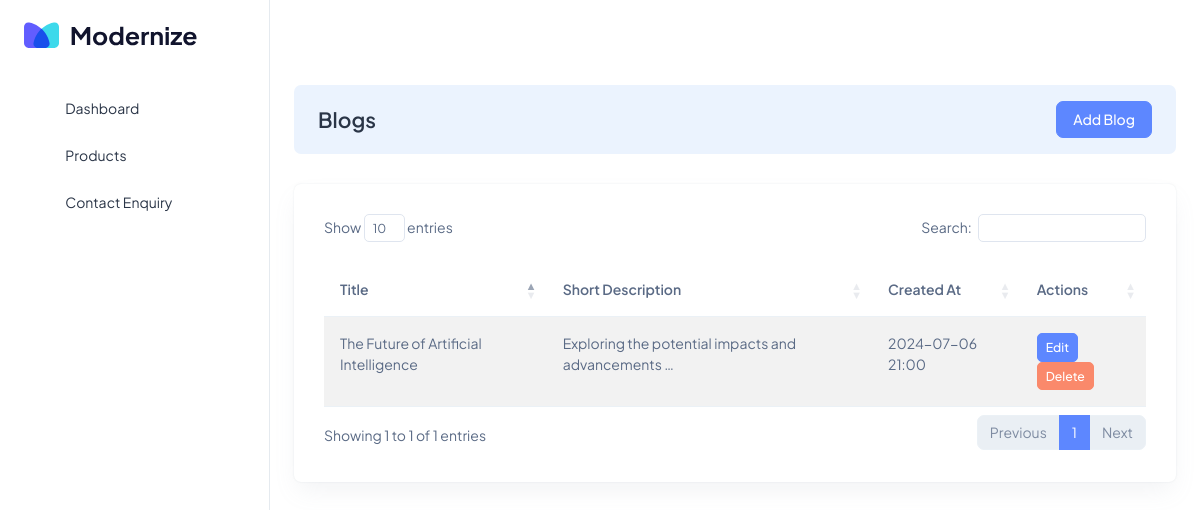
The page /cmo/blogs/ on the database its author committed.
### main/models.py (models this page shows, shortened)
class Blog(models.Model):
    title = models.CharField(max_length=555)
    image = models.ImageField(upload_to='blogs', null=True , blank=True)
    short_description = models.TextField(null=True)
    description = models.TextField(null=True)
    meta_title = models.CharField(max_length=555, null=True)
    meta_description = models.CharField(max_length=555, null=True)
    meta_keywords = models.CharField(max_length=555, null=True)
    slug = models.SlugField(max_length=255, unique=True)
    created_at = models.DateTimeField(auto_now_add=True)

### dashboard/views.py (the view)
# urls.py: path('blogs/', blog_list, name='blog_list'),
def blog_list(request):
    blogs = Blog.objects.all().order_by('-created_at')
    return render(request, 'blog/blog_list.html', {'blogs': blogs})

### main/context_processors.py (called while the page is built)
def navbar_products(request):
    return {'products': Product.objects.all().order_by('sort_order')}

### dashboard/templates/blog/blog_list.html (shortened to what this page needs)
{% extends 'layout/base.html' %}
{% load static %}
{% block styles %}
<link
  rel="stylesheet"
  href="{% static 'libs/Datatables/demos.adminmart.com_premium_bootstrap_modernize-bootstrap_package_dist_libs_datatables.net-bs5_css_dataTables.bootstrap5.min.css' %}"
/>
<link
  rel="stylesheet"
  href="{% static 'libs/SweetAlert2/sweetalert2.css' %}"
/>
<link rel="stylesheet" href="{% static 'libs/datatables-bs4/css/dataTables.bootstrap4.min.css' %}">
<link rel="stylesheet" href="{% static 'libs/datatables-responsive/css/responsive.bootstrap4.min.css' %}">
<link rel="stylesheet" href="{% static 'libs/datatables-buttons/css/buttons.bootstrap4.min.css' %}">
{% endblock %}
{% block content %}
<div class="card bg-light-info shadow-none position-relative overflow-hidden">
  <div class="card-body px-4 py-3">
    <div class="row align-items-center">
      <div class="col-9">
        <h4 class="fw-semibold mb-0">Blogs</h4>
      </div>
      <div class="col-3">
        <a href="{% url 'dashboard:blog_add' %}" class="btn btn-primary float-end">Add Blog</a>
      </div>
    </div>
  </div>
</div>
<section>
  <div class="row">
    <div class="col-12">
      <div class="card">
        <div class="card-body">
          <table id="blogTable" class="table table-striped">
            <thead>
              <tr>
                <th>Title</th>
                <th>Short Description</th>
                <th>Created At</th>
                <th>Actions</th>
              </tr>
            </thead>
            <tbody>
              {% for blog in blogs %}
              <tr>
                <td>{{ blog.title }}</td>
                <td>{{ blog.short_description|truncatechars:50 }}</td>
                <td>{{ blog.created_at|date:"Y-m-d H:i" }}</td>
                <td>
                  <a href="{% url 'dashboard:blog_edit' blog.id %}" class="btn btn-sm btn-primary">Edit</a>
                  <button class="btn btn-sm btn-danger delete-blog" data-id="{{ blog.id }}">Delete</button>
                </td>
              </tr>
              {% endfor %}
            </tbody>
          </table>
        </div>
      </div>
    </div>
  </div>
</section>
{% endblock %}

### rows shown on the page
Blog: title "The Future of Artificial Intelligence", short_description "Exploring the potential impacts and advancements …", created_at "2024-07-06 21:00"
